Frame 1 (no input): blank canvas, image omitted
Frame 60 (the mouse pressed at the canvas centre just before this capture): blank canvas, image omitted
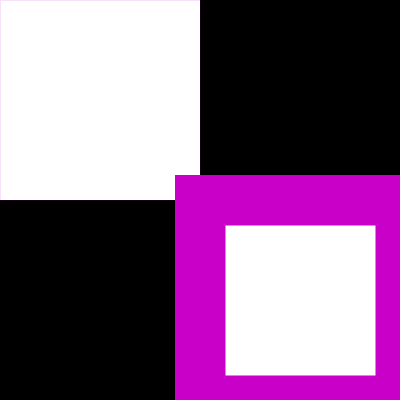
Frame 120 (the mouse held since frame 60 and released just before this capture)

The Processing sketch whose frames 1 and 60 were blank and that drew this single picture after the mouse press (run headless with seeded random() and noise(); from frame 60 on, the mouse is pressed at the canvas centre):

// Processing sketch: processing_11443
// ── processing_11443.pde

void setup(){ 
 size(400,400); 
 smooth(); 
 background(0); 
 frameRate(820); 
} 
 
void draw(){ 
 stroke(mouseX, 0 , mouseY); //puedo hacer esto mejor? 
 float distance = dist(pmouseX, pmouseY, mouseX, mouseY); 
 float maxStroke = 50; 
 strokeWeight(maxStroke - constrain(distance, 0, maxStroke)); 
 rect(pmouseX, pmouseY, mouseX, mouseY); 
} 
 
void mouseClicked(){ 
  //dibuja un rectangulo donde el mouse fue clickeado 
  rectMode(CENTER); 
   fill(mouseY, 255, mouseX); 
   noStroke(); 
  rect(mouseX, mouseY, 30, 30); 
} 
 
void keyPressed(){ 
  //presiona tecla para borrar el Background 
 background(0);  
} 
 
